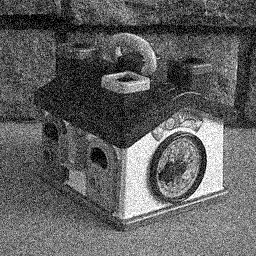
%> input picture Reprise/Image/TP2/house_gaus.bmp, 256 x 256 px
$ octave tp32.m   (GNU Octave 9; MATLAB toolbox functions it lacks are replaced by stand-ins)
%> lines starting %> are read from the running program, lines starting %| are printed output that depends on the picture
pkg load image
I = imread('house_gaus.bmp');
%> I is the input picture: size 256x256 uint8; min 0, max 255, mean 95.5
figure;
imshow(I);
I1 = double(I)/255;
f1 = ones(3,3)/9;
I1M1 = medfilt2(I1,[3,3]);
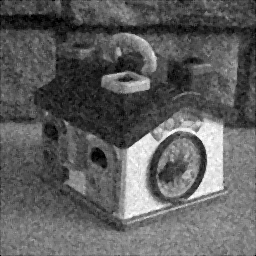
%> I1M1: size 256x256 double; min 0, max 1, mean 0.373
figure;
imshow(I1M1);
I1F1 = filter2(f1, I1);
figure;
imshow(I1F1);

Im = imread('house_sap.bmp');
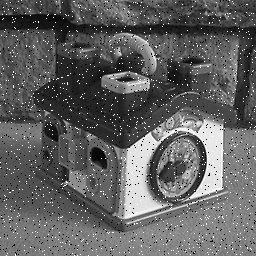
%> input picture Reprise/Image/TP2/house_sap.bmp, 256 x 256 px
%> Im is the input picture: size 256x256 uint8; min 0, max 255, mean 97
figure;
imshow(Im);
I0 = double(Im)/255;
f1 = ones(3,3)/9;
IM2 = medfilt2(I0,[3,3]);
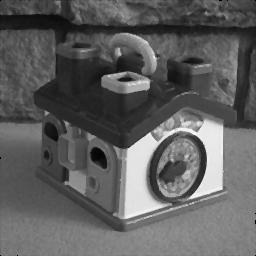
%> IM2: size 256x256 double; min 0, max 0.976, mean 0.373
figure;
imshow(IM2);
IF2 = filter2(f1, I0);
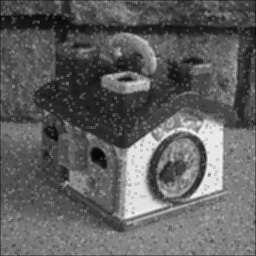
%> IF2: size 256x256 double; min 0.02, max 0.956, mean 0.378
figure;
imshow(IF2);
